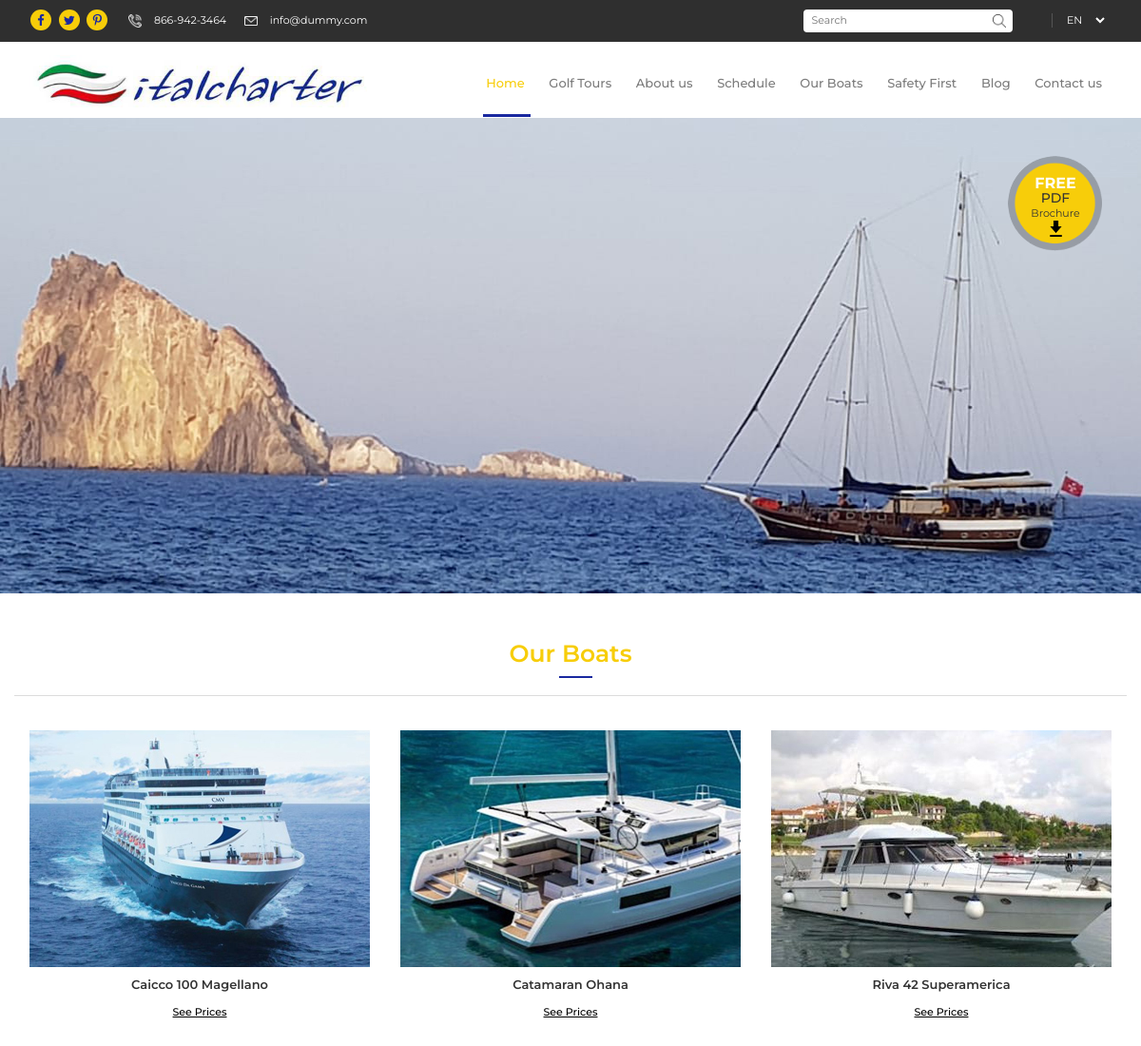
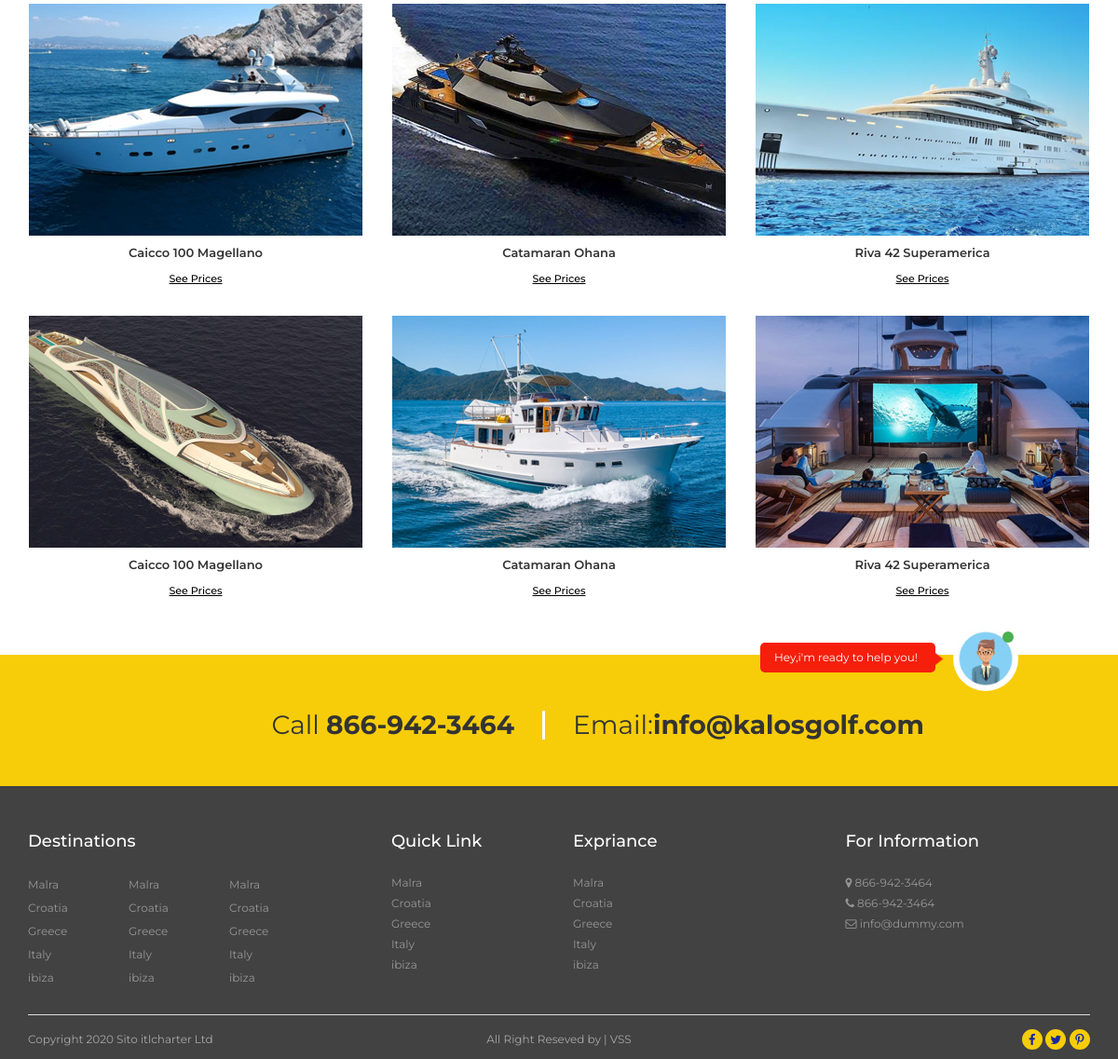
Page /index.php/web/boat on the committed database (2 pictures, top to bottom).
### tables this page shows
CREATE TABLE `transports` (
  `ID` int(11) NOT NULL,
  `name` varchar(255) NOT NULL,
  `slug` varchar(255) NOT NULL,
  `type` int(11) NOT NULL,
  `description` longtext NOT NULL,
  `image` varchar(255) NOT NULL,
  `status` tinyint(4) NOT NULL,
  `created_by` varchar(255) NOT NULL,
  `LocalIP` varchar(255) NOT NULL,
  `created_at` timestamp NOT NULL DEFAULT current_timestamp(),
  `updated_at` timestamp NOT NULL DEFAULT current_timestamp() ON UPDATE current_timestamp()
);

### application/controllers/Web.php (called while the page is built, shortened)
<?php
class Web extends CI_Controller
{
	public function __construct()
	{
		$this->load->database();
		$this->load->library("pagination");
		$this->load->model('admin/TourPackageModel');
		$this->load->model('admin/CategoryModel');
		$this->load->model('admin/TestimonialModel');
		$this->load->model('admin/BlogModel');
		$this->load->model('admin/AboutModel');
		$this->load->model('admin/SlideModel');
		$this->load->model('admin/TransportModel');
	}
	public function boat()
	{
		$trasnport = $this->TransportModel->get_all_view();
		$data['trasnport_value'] = $trasnport;
		$this->load->view('website/boat',$data);
	}
}

### index.php (called while the page is built, shortened)
<?php
require_once BASEPATH.'core/CodeIgniter.php';

### application/models/admin/TransportModel.php (called while the page is built, shortened)
<?php
class TransportModel extends CI_model
{
	public function get_all_view()
	{
		return $this->db->get('transports')->result();
	}
}
?>

### application/views/website/boat.php (the view, shortened to what this page needs)
      <section class="golf-tour-banner-section">
        <div class="container-fluid">
          <div class="row">
            <div class="banner-box">
              <img src="<?=base_url()?>yatch_web/image/about-us-img/banner.jpg" class="img-responsive">
              <div class="golf-tour-brochure" style="background-image: url(<?=base_url()?>yatch_web/image/icons/free-pdf-button.png);">
                  <h5>FREE</h5>
                  <h6>PDF</h6>
                  <p>Brochure</p>
                  <span class="golf-tour-brochure-downl-icon"><img src="<?=base_url()?>yatch_web/image/download-icon.png" class="img-responsive"></span>
                </div>
            </div>
          </div>
        </div>
      </section>
<section class="our-boats-section">
        <div class="container">
          <div class="row">
            <div class="our-boats-main-box">
              <h2 class="cust-heading1">Our Boats</h2>
              <hr>
              <?php foreach ($trasnport_value as $transport) { if ($transport->status == 1) { ?>
              <div class="col-md-4 col-sm-4 col-xs-12">
                <div class="our-boats-box">
                   <img src="<?=base_url()?>uploads/transport/<?=$transport->image?>" class="img-responsive">
                   <h4><?=$transport->name?></h4>
                   <a href="#">See Prices</a>
                </div>
              </div>
               <?php } } ?>
            </div>
          </div>
        </div>
      </section>
      <section class="about-pg-call-email-section">
        <div class="container">
          <div class="row">
            <div class="about-pg-call-email-box">
              <div class="col-md-6 col-sm-6">
                <div class="about-pg-call-box">
                  <h3><span>Call </span> 866-942-3464</h3>
                </div>
              </div>
               <div class="col-md-6 col-sm-6">
                <div class="about-pg-email-box">
                  <h3><span>Email:</span>info@kalosgolf.com</h3>
                </div>
              </div>
            </div>
          </div>
        </div>
      </section>
<section>
   <div class="container">
      <div class="row">
          <div class="chat-main-box">
                  <div class="chat-frm">
                     <p>Hey,i'm ready to help you!</p>
                     <i class="input-right-icon"><img src="<?=base_url()?>yatch_web/image/btn-right-red-icon.png" class="img-responsive"></i>
                     <img src="<?=base_url()?>yatch_web/image/chat.jpg" class="img-responsive">
                     <span class="online"></span>
                  </div>
               </div>
      </div>
   </div>
</section>

### yatch_web/css/style.css (style rules this page uses)
body { padding: 0; margin: 0; font-family: 'Montserrat', sans-serif; }
h1,h2,h3,h4,h5,h6,p,a,li { font-family: 'Montserrat', sans-serif; }
p { line-height: 22px; }
.cust-heading1 { color: #f7cd09; font-weight: 600; margin-bottom: 30px; position: relative; margin-top: 0; font-size: 25px; }
.cust-heading1:before { content: ''; position: absolute; width: 35px; height: 2px; background: #19289f; bottom: -12px; left: 49%; right: 49%; }
hr { margin-top: 15px; margin-bottom: 15px; border: 0; border-top: 1px solid #7d7d7d; }
.row:after { content: ""; display: table; clear: both; }
.chat-frm { position: relative; }
.chat-frm p { background: #f61f0b; border: none; border-radius: 5px; float: left; padding: 5px 15px; width: 188px; color: white; font-size: 12px; }
.chat-main-box img { width: 70px; height: 70px; float: right; position: inherit; top: -18px; right: -19px; border-radius: 50%; }
.input-right-icon img { width: 15px; height: 15px; }
.input-right-icon { position: relative; right: 93px; top: 28px; }
.online { width: 12px; height: 12px; background: #4CAF50; position: absolute; border-radius: 50%; top: -12px; right: 1px; }
.chat-main-box { position: fixed; top: 80%; right: 111px; z-index: 999; }
.about-pg-call-box h3 { font-size: 28px; font-weight: 700; border-right: 3px solid white; padding-right: 30px; }
.about-pg-call-box { text-align: right; }
.about-pg-call-email-section { background: #f7cd09; padding: 40px 0px; }
.about-pg-email-box h3 { font-size: 28px; font-weight: 700; }
.about-pg-call-box h3 span { font-weight: 400; }
.about-pg-email-box h3 span { font-weight: 400; }
.golf-tour-banner-section { position: relative; }
.golf-tour-brochure { position: absolute; top: 40px; right: 40px; width: 100px; height: 100px; border-radius: 50%; text-align: center; padding: 20px; background-size: contain; background-repeat: no-repeat; }
.golf-tour-brochure h5 { color: #fff; font-size: 16px; font-weight: 700; padding: 0; margin: 0; }
.golf-tour-brochure h6 { font-size: 14px; padding: 0; margin: 0; }
.golf-tour-brochure p { font-size: 11px; padding: 0; margin: 0; line-height: 15px; }
.golf-tour-brochure-downl-icon { position: absolute; left: 43%; }
.golf-tour-brochure img { width: 13px; }
.our-boats-main-box h2 { text-align: center; }
.our-boats-section { padding: 50px 0px; }
hr { margin-top: 15px; margin-bottom: 15px; border: 0; border-top: 1px solid gainsboro !important; }
.our-boats-box a { color: black; font-size: 11px; font-weight: 500; text-decoration: underline; }
.our-boats-box h4 { font-size: 13px; font-weight: 600; }
.our-boats-box { text-align: center; padding-top: 20px; padding-bottom: 10px; }
span.golf-tour-brochure-downl-icon img { width: 15px !important; height: 17px !important; }
.banner-box img { width: 100%; height: 500px; }

### rows in the picture
transports: image (picture), name "Caicco 100 Magellano"
transports: image (picture), name "Catamaran Ohana"
transports: image (picture), name "Riva 42 Superamerica"
transports: image (picture), name "Caicco 100 Magellano"
transports: image (picture), name "Catamaran Ohana"
transports: image (picture), name "Riva 42 Superamerica"
transports: image (picture), name "Caicco 100 Magellano"
transports: image (picture), name "Catamaran Ohana"
transports: image (picture), name "Riva 42 Superamerica"
